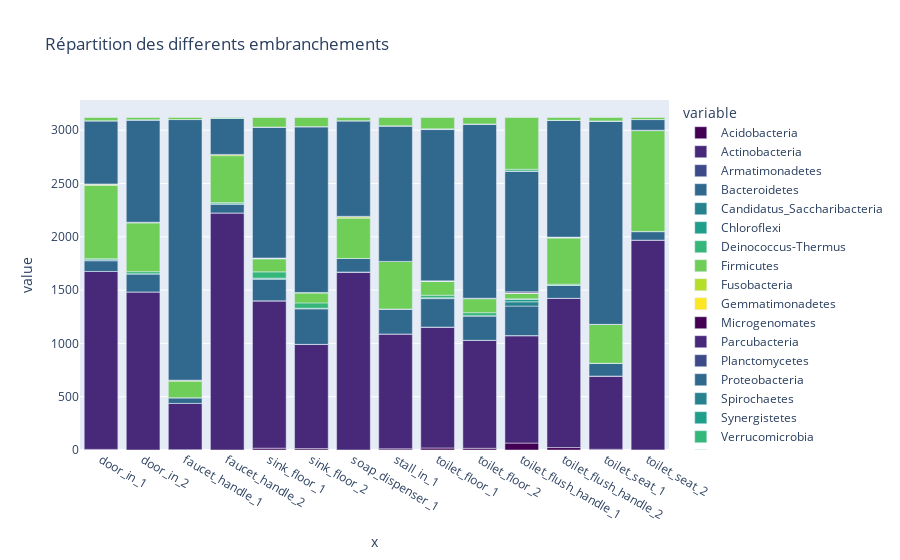

Here is the notebook cell this chart was saved with:
### Code cell
#Objectif : Visualisation de la repartition des differents embranchements 
#           au sein des differents echantillons a l'aide d'un barplot

matrice=df.groupby(by="embranchement").sum()


embranchement = matrice.index.values
samples = list(matrice.columns.values)

#Generation du barplot avec plotly express
fig = px.bar(matrice.transpose(), 
             x=samples, 
             y=embranchement, 
             color_discrete_sequence=px.colors.sequential.Viridis, 
             title="Répartition des differents embranchements")
fig.show()

### Figure 1 — Plotly figure (JSON) as saved in the notebook; plotly's stock layout.template omitted (floating-point values rounded to 4 significant figures)
{"data": [{"alignmentgroup": "True", "hovertemplate": "variable=Acidobacteria<br>x=%{x}<br>value=%{y}<extra></extra>", "legendgroup": "Acidobacteria", "marker": {"color": "#440154"}, "name": "Acidobacteria", "offsetgroup": "Acidobacteria", "orientation": "v", "showlegend": true, "textposition": "auto", "type": "bar", "x": ["door_in_1", "door_in_2", "faucet_handle_1", "faucet_handle_2", "sink_floor_1", "sink_floor_2", "soap_dispenser_1", "stall_in_1", "toilet_floor_1", "toilet_floor_2", "toilet_flush_handle_1", "toilet_flush_handle_2", "toilet_seat_1", "toilet_seat_2"], "xaxis": "x", "y": [6, 0, 3, 0, 17, 13, 0, 11, 19, 16, 65, 23, 7, 1], "yaxis": "y"}, {"alignmentgroup": "True", "hovertemplate": "variable=Actinobacteria<br>x=%{x}<br>value=%{y}<extra></extra>", "legendgroup": "Actinobacteria", "marker": {"color": "#482878"}, "name": "Actinobacteria", "offsetgroup": "Actinobacteria", "orientation": "v", "showlegend": true, "textposition": "auto", "type": "bar", "x": ["door_in_1", "door_in_2", "faucet_handle_1", "faucet_handle_2", "sink_floor_1", "sink_floor_2", "soap_dispenser_1", "stall_in_1", "toilet_floor_1", "toilet_floor_2", "toilet_flush_handle_1", "toilet_flush_handle_2", "toilet_seat_1", "toilet_seat_2"], "xaxis": "x", "y": [1669, 1483, 434, 2224, 1382, 978, 1665, 1077, 1133, 1013, 1006, 1400, 685, 1968], "yaxis": "y"}, {"alignmentgroup": "True", "hovertemplate": "variable=Armatimonadetes<br>x=%{x}<br>value=%{y}<extra></extra>", "legendgroup": "Armatimonadetes", "marker": {"color": "#3e4989"}, "name": "Armatimonadetes", "offsetgroup": "Armatimonadetes", "orientation": "v", "showlegend": true, "textposition": "auto", "type": "bar", "x": ["door_in_1", "door_in_2", "faucet_handle_1", "faucet_handle_2", "sink_floor_1", "sink_floor_2", "soap_dispenser_1", "stall_in_1", "toilet_floor_1", "toilet_floor_2", "toilet_flush_handle_1", "toilet_flush_handle_2", "toilet_seat_1", "toilet_seat_2"], "xaxis": "x", "y": [0, 0, 0, 0, 0, 0, 5, 0, 1, 0, 3, 0, 2, 0], "yaxis": "y"}, {"alignmentgroup": "True", "hovertemplate": "variable=Bacteroidetes<br>x=%{x}<br>value=%{y}<extra></extra>", "legendgroup": "Bacteroidetes", "marker": {"color": "#31688e"}, "name": "Bacteroidetes", "offsetgroup": "Bacteroidetes", "orientation": "v", "showlegend": true, "textposition": "auto", "type": "bar", "x": ["door_in_1", "door_in_2", "faucet_handle_1", "faucet_handle_2", "sink_floor_1", "sink_floor_2", "soap_dispenser_1", "stall_in_1", "toilet_floor_1", "toilet_floor_2", "toilet_flush_handle_1", "toilet_flush_handle_2", "toilet_seat_1", "toilet_seat_2"], "xaxis": "x", "y": [100, 170, 54, 84, 201, 333, 127, 235, 267, 228, 276, 120, 117, 80], "yaxis": "y"}, {"alignmentgroup": "True", "hovertemplate": "variable=Candidatus_Saccharibacteria<br>x=%{x}<br>value=%{y}<extra></extra>", "legendgroup": "Candidatus_Saccharibacteria", "marker": {"color": "#26828e"}, "name": "Candidatus_Saccharibacteria", "offsetgroup": "Candidatus_Saccharibacteria", "orientation": "v", "showlegend": true, "textposition": "auto", "type": "bar", "x": ["door_in_1", "door_in_2", "faucet_handle_1", "faucet_handle_2", "sink_floor_1", "sink_floor_2", "soap_dispenser_1", "stall_in_1", "toilet_floor_1", "toilet_floor_2", "toilet_flush_handle_1", "toilet_flush_handle_2", "toilet_seat_1", "toilet_seat_2"], "xaxis": "x", "y": [10, 0, 0, 1, 12, 6, 0, 0, 6, 3, 40, 1, 1, 0], "yaxis": "y"}, {"alignmentgroup": "True", "hovertemplate": "variable=Chloroflexi<br>x=%{x}<br>value=%{y}<extra></extra>", "legendgroup": "Chloroflexi", "marker": {"color": "#1f9e89"}, "name": "Chloroflexi", "offsetgroup": "Chloroflexi", "orientation": "v", "showlegend": true, "textposition": "auto", "type": "bar", "x": ["door_in_1", "door_in_2", "faucet_handle_1", "faucet_handle_2", "sink_floor_1", "sink_floor_2", "soap_dispenser_1", "stall_in_1", "toilet_floor_1", "toilet_floor_2", "toilet_flush_handle_1", "toilet_flush_handle_2", "toilet_seat_1", "toilet_seat_2"], "xaxis": "x", "y": [0, 0, 0, 0, 0, 0, 0, 0, 3, 0, 23, 1, 0, 0], "yaxis": "y"}, {"alignmentgroup": "True", "hovertemplate": "variable=Deinococcus-Thermus<br>x=%{x}<br>value=%{y}<extra></extra>", "legendgroup": "Deinococcus-Thermus", "marker": {"color": "#35b779"}, "name": "Deinococcus-Thermus", "offsetgroup": "Deinococcus-Thermus", "orientation": "v", "showlegend": true, "textposition": "auto", "type": "bar", "x": ["door_in_1", "door_in_2", "faucet_handle_1", "faucet_handle_2", "sink_floor_1", "sink_floor_2", "soap_dispenser_1", "stall_in_1", "toilet_floor_1", "toilet_floor_2", "toilet_flush_handle_1", "toilet_flush_handle_2", "toilet_seat_1", "toilet_seat_2"], "xaxis": "x", "y": [10, 20, 0, 12, 59, 50, 0, 0, 23, 28, 5, 10, 2, 1], "yaxis": "y"}, {"alignmentgroup": "True", "hovertemplate": "variable=Firmicutes<br>x=%{x}<br>value=%{y}<extra></extra>", "legendgroup": "Firmicutes", "marker": {"color": "#6ece58"}, "name": "Firmicutes", "offsetgroup": "Firmicutes", "orientation": "v", "showlegend": true, "textposition": "auto", "type": "bar", "x": ["door_in_1", "door_in_2", "faucet_handle_1", "faucet_handle_2", "sink_floor_1", "sink_floor_2", "soap_dispenser_1", "stall_in_1", "toilet_floor_1", "toilet_floor_2", "toilet_flush_handle_1", "toilet_flush_handle_2", "toilet_seat_1", "toilet_seat_2"], "xaxis": "x", "y": [686, 457, 155, 440, 123, 94, 378, 446, 130, 131, 51, 433, 363, 946], "yaxis": "y"}, {"alignmentgroup": "True", "hovertemplate": "variable=Fusobacteria<br>x=%{x}<br>value=%{y}<extra></extra>", "legendgroup": "Fusobacteria", "marker": {"color": "#b5de2b"}, "name": "Fusobacteria", "offsetgroup": "Fusobacteria", "orientation": "v", "showlegend": true, "textposition": "auto", "type": "bar", "x": ["door_in_1", "door_in_2", "faucet_handle_1", "faucet_handle_2", "sink_floor_1", "sink_floor_2", "soap_dispenser_1", "stall_in_1", "toilet_floor_1", "toilet_floor_2", "toilet_flush_handle_1", "toilet_flush_handle_2", "toilet_seat_1", "toilet_seat_2"], "xaxis": "x", "y": [15, 7, 8, 12, 1, 2, 14, 0, 3, 2, 1, 9, 2, 4], "yaxis": "y"}, {"alignmentgroup": "True", "hovertemplate": "variable=Gemmatimonadetes<br>x=%{x}<br>value=%{y}<extra></extra>", "legendgroup": "Gemmatimonadetes", "marker": {"color": "#fde725"}, "name": "Gemmatimonadetes", "offsetgroup": "Gemmatimonadetes", "orientation": "v", "showlegend": true, "textposition": "auto", "type": "bar", "x": ["door_in_1", "door_in_2", "faucet_handle_1", "faucet_handle_2", "sink_floor_1", "sink_floor_2", "soap_dispenser_1", "stall_in_1", "toilet_floor_1", "toilet_floor_2", "toilet_flush_handle_1", "toilet_flush_handle_2", "toilet_seat_1", "toilet_seat_2"], "xaxis": "x", "y": [0, 0, 1, 0, 3, 1, 0, 0, 0, 1, 2, 0, 0, 0], "yaxis": "y"}, {"alignmentgroup": "True", "hovertemplate": "variable=Microgenomates<br>x=%{x}<br>value=%{y}<extra></extra>", "legendgroup": "Microgenomates", "marker": {"color": "#440154"}, "name": "Microgenomates", "offsetgroup": "Microgenomates", "orientation": "v", "showlegend": true, "textposition": "auto", "type": "bar", "x": ["door_in_1", "door_in_2", "faucet_handle_1", "faucet_handle_2", "sink_floor_1", "sink_floor_2", "soap_dispenser_1", "stall_in_1", "toilet_floor_1", "toilet_floor_2", "toilet_flush_handle_1", "toilet_flush_handle_2", "toilet_seat_1", "toilet_seat_2"], "xaxis": "x", "y": [0, 0, 0, 0, 2, 0, 0, 0, 0, 0, 0, 0, 0, 0], "yaxis": "y"}, {"alignmentgroup": "True", "hovertemplate": "variable=Parcubacteria<br>x=%{x}<br>value=%{y}<extra></extra>", "legendgroup": "Parcubacteria", "marker": {"color": "#482878"}, "name": "Parcubacteria", "offsetgroup": "Parcubacteria", "orientation": "v", "showlegend": true, "textposition": "auto", "type": "bar", "x": ["door_in_1", "door_in_2", "faucet_handle_1", "faucet_handle_2", "sink_floor_1", "sink_floor_2", "soap_dispenser_1", "stall_in_1", "toilet_floor_1", "toilet_floor_2", "toilet_flush_handle_1", "toilet_flush_handle_2", "toilet_seat_1", "toilet_seat_2"], "xaxis": "x", "y": [0, 0, 0, 0, 0, 0, 0, 0, 0, 1, 12, 0, 0, 0], "yaxis": "y"}, {"alignmentgroup": "True", "hovertemplate": "variable=Planctomycetes<br>x=%{x}<br>value=%{y}<extra></extra>", "legendgroup": "Planctomycetes", "marker": {"color": "#3e4989"}, "name": "Planctomycetes", "offsetgroup": "Planctomycetes", "orientation": "v", "showlegend": true, "textposition": "auto", "type": "bar", "x": ["door_in_1", "door_in_2", "faucet_handle_1", "faucet_handle_2", "sink_floor_1", "sink_floor_2", "soap_dispenser_1", "stall_in_1", "toilet_floor_1", "toilet_floor_2", "toilet_flush_handle_1", "toilet_flush_handle_2", "toilet_seat_1", "toilet_seat_2"], "xaxis": "x", "y": [0, 0, 0, 0, 1, 1, 3, 0, 2, 1, 0, 0, 0, 0], "yaxis": "y"}, {"alignmentgroup": "True", "hovertemplate": "variable=Proteobacteria<br>x=%{x}<br>value=%{y}<extra></extra>", "legendgroup": "Proteobacteria", "marker": {"color": "#31688e"}, "name": "Proteobacteria", "offsetgroup": "Proteobacteria", "orientation": "v", "showlegend": true, "textposition": "auto", "type": "bar", "x": ["door_in_1", "door_in_2", "faucet_handle_1", "faucet_handle_2", "sink_floor_1", "sink_floor_2", "soap_dispenser_1", "stall_in_1", "toilet_floor_1", "toilet_floor_2", "toilet_flush_handle_1", "toilet_flush_handle_2", "toilet_seat_1", "toilet_seat_2"], "xaxis": "x", "y": [593, 960, 2445, 340, 1229, 1555, 897, 1272, 1419, 1634, 1133, 1096, 1906, 100], "yaxis": "y"}, {"alignmentgroup": "True", "hovertemplate": "variable=Spirochaetes<br>x=%{x}<br>value=%{y}<extra></extra>", "legendgroup": "Spirochaetes", "marker": {"color": "#26828e"}, "name": "Spirochaetes", "offsetgroup": "Spirochaetes", "orientation": "v", "showlegend": true, "textposition": "auto", "type": "bar", "x": ["door_in_1", "door_in_2", "faucet_handle_1", "faucet_handle_2", "sink_floor_1", "sink_floor_2", "soap_dispenser_1", "stall_in_1", "toilet_floor_1", "toilet_floor_2", "toilet_flush_handle_1", "toilet_flush_handle_2", "toilet_seat_1", "toilet_seat_2"], "xaxis": "x", "y": [0, 0, 0, 0, 0, 0, 0, 0, 6, 0, 0, 0, 0, 0], "yaxis": "y"}, {"alignmentgroup": "True", "hovertemplate": "variable=Synergistetes<br>x=%{x}<br>value=%{y}<extra></extra>", "legendgroup": "Synergistetes", "marker": {"color": "#1f9e89"}, "name": "Synergistetes", "offsetgroup": "Synergistetes", "orientation": "v", "showlegend": true, "textposition": "auto", "type": "bar", "x": ["door_in_1", "door_in_2", "faucet_handle_1", "faucet_handle_2", "sink_floor_1", "sink_floor_2", "soap_dispenser_1", "stall_in_1", "toilet_floor_1", "toilet_floor_2", "toilet_flush_handle_1", "toilet_flush_handle_2", "toilet_seat_1", "toilet_seat_2"], "xaxis": "x", "y": [0, 0, 0, 0, 0, 0, 0, 0, 0, 0, 0, 0, 2, 0], "yaxis": "y"}, {"alignmentgroup": "True", "hovertemplate": "variable=Verrucomicrobia<br>x=%{x}<br>value=%{y}<extra></extra>", "legendgroup": "Verrucomicrobia", "marker": {"color": "#35b779"}, "name": "Verrucomicrobia", "offsetgroup": "Verrucomicrobia", "orientation": "v", "showlegend": true, "textposition": "auto", "type": "bar", "x": ["door_in_1", "door_in_2", "faucet_handle_1", "faucet_handle_2", "sink_floor_1", "sink_floor_2", "soap_dispenser_1", "stall_in_1", "toilet_floor_1", "toilet_floor_2", "toilet_flush_handle_1", "toilet_flush_handle_2", "toilet_seat_1", "toilet_seat_2"], "xaxis": "x", "y": [0, 0, 0, 0, 0, 1, 0, 0, 1, 1, 16, 0, 0, 0], "yaxis": "y"}, {"alignmentgroup": "True", "hovertemplate": "variable=unclassified<br>x=%{x}<br>value=%{y}<extra></extra>", "legendgroup": "unclassified", "marker": {"color": "#6ece58"}, "name": "unclassified", "offsetgroup": "unclassified", "orientation": "v", "showlegend": true, "textposition": "auto", "type": "bar", "x": ["door_in_1", "door_in_2", "faucet_handle_1", "faucet_handle_2", "sink_floor_1", "sink_floor_2", "soap_dispenser_1", "stall_in_1", "toilet_floor_1", "toilet_floor_2", "toilet_flush_handle_1", "toilet_flush_handle_2", "toilet_seat_1", "toilet_seat_2"], "xaxis": "x", "y": [30, 22, 19, 6, 89, 85, 30, 78, 106, 60, 486, 26, 32, 19], "yaxis": "y"}], "layout": {"barmode": "relative", "legend": {"title": {"text": "variable"}, "tracegroupgap": 0}, "title": {"text": "Répartition des differents embranchements"}, "xaxis": {"anchor": "y", "domain": [0, 1], "title": {"text": "x"}}, "yaxis": {"anchor": "x", "domain": [0, 1], "title": {"text": "value"}}}}
